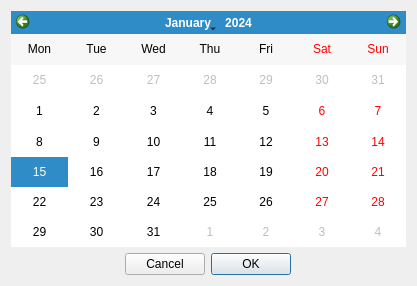
<?xml version="1.0" encoding="UTF-8"?>
<ui version="4.0">
 <class>LogCalendar</class>
 <widget class="QDialog" name="LogCalendar">
  <property name="windowModality">
   <enum>Qt::ApplicationModal</enum>
  </property>
  <property name="geometry">
   <rect>
    <x>0</x>
    <y>0</y>
    <width>417</width>
    <height>286</height>
   </rect>
  </property>
  <property name="windowTitle">
   <string>Select a Date</string>
  </property>
  <layout class="QVBoxLayout" name="verticalLayout">
   <item>
    <widget class="QCalendarWidget" name="calendarWidget">
     <property name="gridVisible">
      <bool>false</bool>
     </property>
     <property name="verticalHeaderFormat">
      <enum>QCalendarWidget::NoVerticalHeader</enum>
     </property>
     <property name="navigationBarVisible">
      <bool>true</bool>
     </property>
     <property name="dateEditEnabled">
      <bool>true</bool>
     </property>
    </widget>
   </item>
   <item>
    <widget class="QDialogButtonBox" name="buttonBox">
     <property name="layoutDirection">
      <enum>Qt::RightToLeft</enum>
     </property>
     <property name="orientation">
      <enum>Qt::Horizontal</enum>
     </property>
     <property name="standardButtons">
      <set>QDialogButtonBox::Cancel|QDialogButtonBox::Ok</set>
     </property>
     <property name="centerButtons">
      <bool>true</bool>
     </property>
    </widget>
   </item>
  </layout>
 </widget>
 <resources/>
 <connections>
  <connection>
   <sender>buttonBox</sender>
   <signal>accepted()</signal>
   <receiver>LogCalendar</receiver>
   <slot>accept()</slot>
   <hints>
    <hint type="sourcelabel">
     <x>248</x>
     <y>254</y>
    </hint>
    <hint type="destinationlabel">
     <x>157</x>
     <y>274</y>
    </hint>
   </hints>
  </connection>
  <connection>
   <sender>buttonBox</sender>
   <signal>rejected()</signal>
   <receiver>LogCalendar</receiver>
   <slot>reject()</slot>
   <hints>
    <hint type="sourcelabel">
     <x>316</x>
     <y>260</y>
    </hint>
    <hint type="destinationlabel">
     <x>286</x>
     <y>274</y>
    </hint>
   </hints>
  </connection>
 </connections>
</ui>
